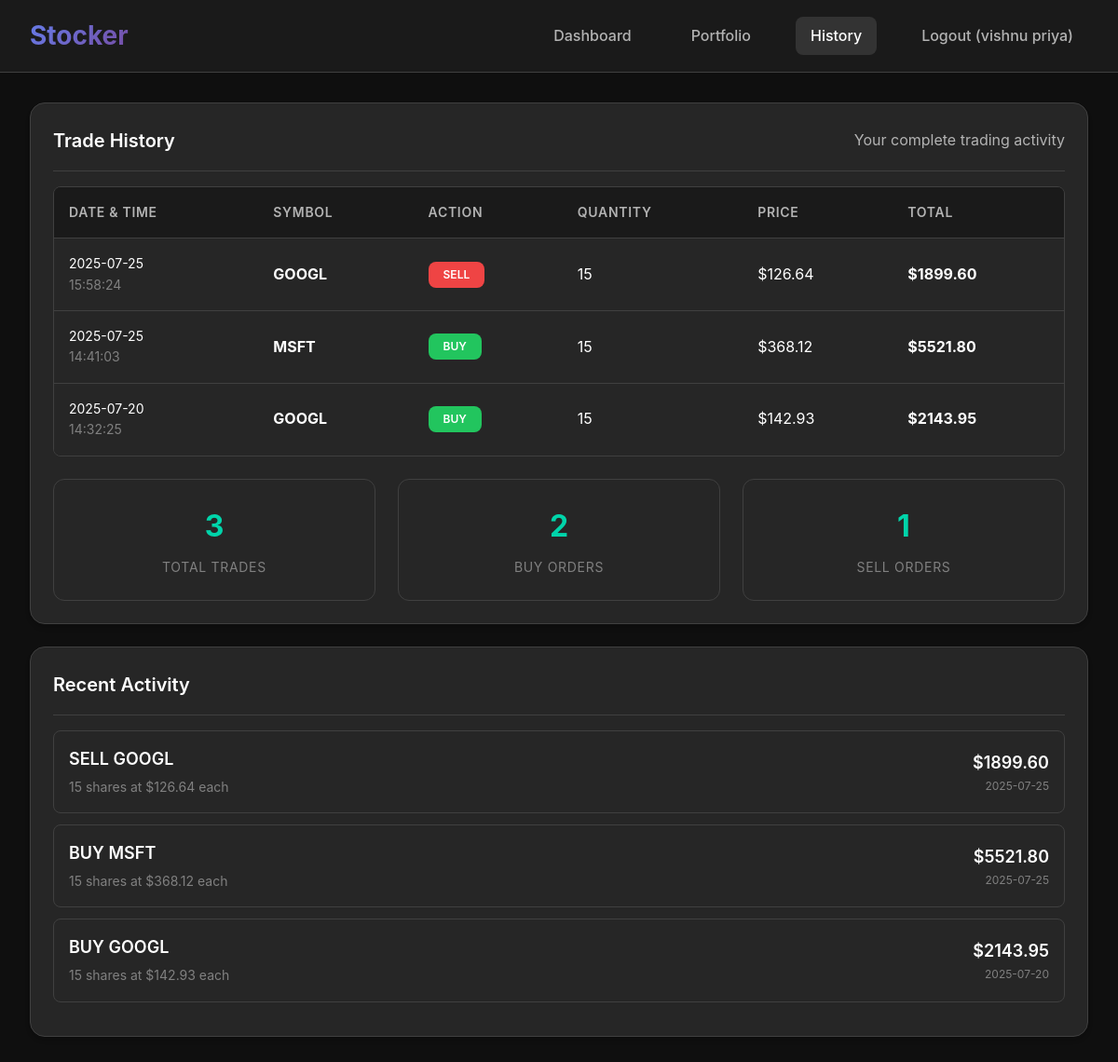
The app's page /history (signed in) with its own data.
### tables this page shows
CREATE TABLE trades (
            id INTEGER PRIMARY KEY AUTOINCREMENT,
            user_id INTEGER,
            symbol TEXT NOT NULL,
            action TEXT NOT NULL,
            quantity INTEGER NOT NULL,
            price REAL NOT NULL,
            total REAL NOT NULL,
            timestamp TIMESTAMP DEFAULT CURRENT_TIMESTAMP,
            FOREIGN KEY (user_id) REFERENCES users (id)
        );

### app.py (the view)
@app.route('/history')
def history():
    if 'user_id' not in session:
        return redirect(url_for('login'))
    conn = sqlite3.connect('stocker.db')
    cursor = conn.cursor()
    cursor.execute('''
        SELECT symbol, action, quantity, price, total, timestamp
        FROM trades WHERE user_id = ?
        ORDER BY timestamp DESC
    ''', (session['user_id'],))
    trades = cursor.fetchall()
    conn.close()
    return render_template('history.html', trades=trades)

### templates/history.html (shortened to what this page needs)
<!DOCTYPE html>
<html lang="en">
<head>
    <link rel="stylesheet" href="{{ url_for('static', filename='styles.css') }}">
</head>
<body>
    <header class="header">
        <div class="container">
            <nav class="nav">
                <a href="/dashboard" class="logo">Stocker</a>
                <div class="nav-links">
                    <a href="/dashboard" class="nav-link">Dashboard</a>
                    <a href="/portfolio" class="nav-link">Portfolio</a>
                    <a href="/history" class="nav-link active">History</a>
                    <a href="/logout" class="nav-link">Logout ({{ session.username }})</a>
                </div>
            </nav>
        </div>
    </header>
    <main class="main-content">
        <div class="container">
            <div class="card">
                <div class="card-header">
                    <h2 class="card-title">Trade History</h2>
                    <div class="text-secondary">Your complete trading activity</div>
                </div>
                {% if trades %}
                    <div class="table-container">
                        <table class="table">
                            <thead>
                                <tr>
                                    <th>Date & Time</th>
                                    <th>Symbol</th>
                                    <th>Action</th>
                                    <th>Quantity</th>
                                    <th>Price</th>
                                    <th>Total</th>
                                </tr>
                            </thead>
                            <tbody>
                                {% for trade in trades %}
                                <tr>
                                    <td>
                                        <div style="font-size: 0.875rem;">
                                            <div>{{ trade[5][:10] }}</div>
                                            <div class="text-muted">{{ trade[5][11:19] }}</div>
                                        </div>
                                    </td>
                                    <td>
                                        <strong>{{ trade[0] }}</strong>
                                    </td>
                                    <td>
                                        <span class="btn btn-sm {% if trade[1] == 'buy' %}btn-success{% else %}btn-danger{% endif %}">
                                            {{ trade[1].upper() }}
                                        </span>
                                    </td>
                                    <td>{{ trade[2] }}</td>
                                    <td>${{ "%.2f"|format(trade[3]) }}</td>
                                    <td>
                                        <strong>${{ "%.2f"|format(trade[4]) }}</strong>
                                    </td>
                                </tr>
                                {% endfor %}
                            </tbody>
                        </table>
                    </div>
                    <div class="grid grid-3 mt-4">
                        <div class="stat-card">
                            <div class="stat-value">{{ trades|length }}</div>
                            <div class="stat-label">Total Trades</div>
                        </div>
                        <div class="stat-card">
                            {% set buy_trades = trades | selectattr('1', 'equalto', 'buy') | list %}
                            <div class="stat-value">{{ buy_trades|length }}</div>
                            <div class="stat-label">Buy Orders</div>
                        </div>
                        <div class="stat-card">
                            {% set sell_trades = trades | selectattr('1', 'equalto', 'sell') | list %}
                            <div class="stat-value">{{ sell_trades|length }}</div>
                            <div class="stat-label">Sell Orders</div>
                        </div>
                    </div>
                {% endif %}
            </div>
            {% if trades %}
            <div class="card">
                <div class="card-header">
                    <h3 class="card-title">Recent Activity</h3>
                </div>
                <div>
                    {% for trade in trades[:5] %}
                    <div class="portfolio-item">
                        <div class="portfolio-info">
                            <div class="portfolio-symbol">
                                {{ trade[1].upper() }} {{ trade[0] }}
                            </div>
                            <div class="portfolio-details">
                                {{ trade[2] }} shares at ${{ "%.2f"|format(trade[3]) }} each
                            </div>
                        </div>
                        <div class="portfolio-value">
                            <div class="portfolio-price">${{ "%.2f"|format(trade[4]) }}</div>
                            <div class="text-muted" style="font-size: 0.75rem;">
                                {{ trade[5][:10] }}
                            </div>
                        </div>
                    </div>
                    {% endfor %}
                </div>
            </div>
            {% endif %}
        </div>
    </main>
</body>
</html>

### static/styles.css (style rules this page uses)
:root { --primary-bg: #0f0f0f; --secondary-bg: #1a1a1a; --card-bg: #262626; --hover-bg: #333333; --accent-color: #00d4aa; --accent-hover: #00b595; --text-primary: #ffffff; --text-secondary: #b3b3b3; --text-muted: #808080; --border-color: #404040; --success-color: #22c55e; --danger-color: #ef4444; --warning-color: #f59e0b; --gradient-primary: linear-gradient(135deg, #667eea 0%, #764ba2 100%); --gradient-secondary: linear-gradient(135deg, #f093fb 0%, #f5576c 100%); --shadow-sm: 0 1px 2px 0 rgb(0 0 0 / 0.05); --shadow-md: 0 4px 6px -1px rgb(0 0 0 / 0.1), 0 2px 4px -2px rgb(0 0 0 / 0.1); --shadow-lg: 0 10px 15px -3px rgb(0 0 0 / 0.1), 0 4px 6px -4px rgb(0 0 0 / 0.1); }
* { margin: 0; padding: 0; box-sizing: border-box; }
body { font-family: 'Inter', -apple-system, BlinkMacSystemFont, 'Segoe UI', Roboto, sans-serif; background: var(--primary-bg); color: var(--text-primary); line-height: 1.6; min-height: 100vh; }
.container { max-width: 1400px; margin: 0 auto; padding: 0 2rem; }
.main-content { padding: 2rem 0; min-height: calc(100vh - 80px); }
.header { background: var(--secondary-bg); border-bottom: 1px solid var(--border-color); padding: 1rem 0; position: sticky; top: 0; z-index: 100; backdrop-filter: blur(10px); }
.nav { display: flex; justify-content: space-between; align-items: center; }
.logo { font-size: 1.75rem; font-weight: 700; background: var(--gradient-primary); -webkit-background-clip: text; -webkit-text-fill-color: transparent; background-clip: text; text-decoration: none; }
.nav-links { display: flex; gap: 2rem; align-items: center; }
.nav-link { color: var(--text-secondary); text-decoration: none; font-weight: 500; padding: 0.5rem 1rem; border-radius: 0.5rem; transition: all 0.3s ease; }
.nav-link:hover, .nav-link.active { color: var(--text-primary); background: var(--hover-bg); }
.card { background: var(--card-bg); border: 1px solid var(--border-color); border-radius: 1rem; padding: 1.5rem; margin-bottom: 1.5rem; box-shadow: var(--shadow-md); transition: all 0.3s ease; }
.card-header { display: flex; justify-content: space-between; align-items: center; margin-bottom: 1rem; padding-bottom: 1rem; border-bottom: 1px solid var(--border-color); }
.card-title { font-size: 1.25rem; font-weight: 600; color: var(--text-primary); }
.grid { display: grid; gap: 1.5rem; }
.grid-3 { grid-template-columns: repeat(auto-fit, minmax(250px, 1fr)); }
.btn { display: inline-flex; align-items: center; justify-content: center; gap: 0.5rem; padding: 0.75rem 1.5rem; border: none; border-radius: 0.5rem; font-weight: 600; text-decoration: none; cursor: pointer; transition: all 0.3s ease; font-size: 0.875rem; line-height: 1; }
.btn-success { background: var(--success-color); color: white; }
.btn-danger { background: var(--danger-color); color: white; }
.btn-sm { padding: 0.5rem 1rem; font-size: 0.75rem; }
.table-container { overflow-x: auto; border-radius: 0.5rem; border: 1px solid var(--border-color); }
.table { width: 100%; border-collapse: collapse; background: var(--card-bg); }
.table th, .table td { padding: 1rem; text-align: left; border-bottom: 1px solid var(--border-color); }
.table th { background: var(--secondary-bg); font-weight: 600; color: var(--text-secondary); font-size: 0.875rem; text-transform: uppercase; letter-spacing: 0.05em; }
.table tr:last-child td { border-bottom: none; }
.stat-card { background: var(--card-bg); border: 1px solid var(--border-color); border-radius: 0.75rem; padding: 1.5rem; text-align: center; }
.stat-value { font-size: 2rem; font-weight: 700; color: var(--accent-color); margin-bottom: 0.5rem; }
.stat-label { font-size: 0.875rem; color: var(--text-muted); text-transform: uppercase; letter-spacing: 0.05em; }
.portfolio-item { display: flex; justify-content: space-between; align-items: center; padding: 1rem; background: var(--card-bg); border: 1px solid var(--border-color); border-radius: 0.5rem; margin-bottom: 0.75rem; }
.portfolio-info { flex: 1; }
.portfolio-symbol { font-weight: 600; font-size: 1.125rem; color: var(--text-primary); }
.portfolio-details { font-size: 0.875rem; color: var(--text-muted); margin-top: 0.25rem; }
.portfolio-value { text-align: right; }
.portfolio-price { font-weight: 600; font-size: 1.125rem; color: var(--text-primary); }
.text-secondary { color: var(--text-secondary); }
.text-muted { color: var(--text-muted); }
.mt-4 { margin-top: 1.5rem; }

### records on screen
trades: timestamp "2025-07-25", timestamp "15:58:24", symbol "GOOGL", action "SELL", quantity "15", price "126.64", total "1899.60"
trades: timestamp "2025-07-25", timestamp "14:41:03", symbol "MSFT", action "BUY", quantity "15", price "368.12", total "5521.80"
trades: timestamp "2025-07-20", timestamp "14:32:25", symbol "GOOGL", action "BUY", quantity "15", price "142.93", total "2143.95"

### other values on screen
{{ session.username }} "vishnu priya"
{{ trades|length }} "3"
{{ buy_trades|length }} "2"
{{ sell_trades|length }} "1"
